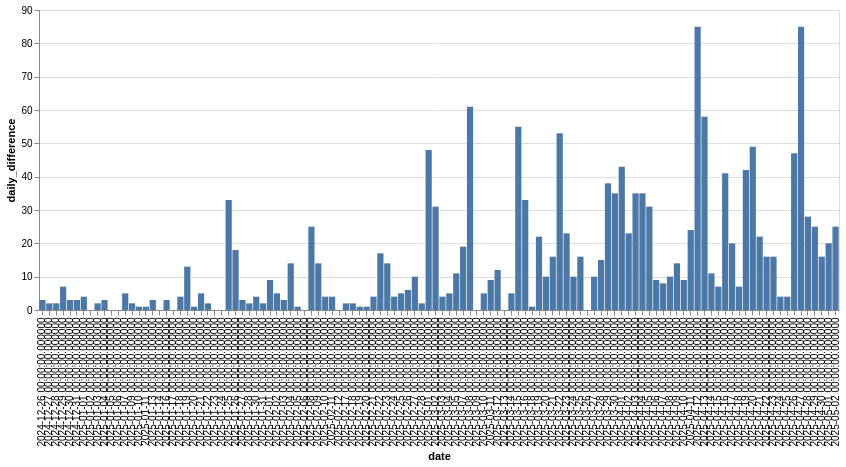

The cell this chart's notebook holds for it:
### Code cell
segment("Revnicak Eve")

### Figure 1 — Vega-Lite specification as saved in the notebook (floating-point values rounded to 4 significant figures)
{"config": {"view": {"continuousWidth": 300, "continuousHeight": 300}}, "data": {"name": "data-a90c1a226c3631378e61cf1c4a24e40a"}, "mark": {"type": "bar"}, "encoding": {"x": {"field": "date", "type": "ordinal"}, "y": {"field": "daily_difference", "type": "quantitative"}}, "width": 800, "$schema": "https://vega.github.io/schema/vega-lite/v5.8.0.json", "datasets": {"data-a90c1a226c3631378e61cf1c4a24e40a": [{"date": "2024-12-26 00:00:00.000000", "effort_count": 43467, "daily_difference": 3}, {"date": "2024-12-27 00:00:00.000000", "effort_count": 43469, "daily_difference": 2}, {"date": "2024-12-28 00:00:00.000000", "effort_count": 43471, "daily_difference": 2}, {"date": "2024-12-29 00:00:00.000000", "effort_count": 43478, "daily_difference": 7}, {"date": "2024-12-30 00:00:00.000000", "effort_count": 43481, "daily_difference": 3}, {"date": "2024-12-31 00:00:00.000000", "effort_count": 43484, "daily_difference": 3}, {"date": "2025-01-01 00:00:00.000000", "effort_count": 43488, "daily_difference": 4}, {"date": "2025-01-02 00:00:00.000000", "effort_count": 43488, "daily_difference": 0}, {"date": "2025-01-03 00:00:00.000000", "effort_count": 43490, "daily_difference": 2}, {"date": "2025-01-04 00:00:00.000000", "effort_count": 43493, "daily_difference": 3}, {"date": "2025-01-05 00:00:00.000000", "effort_count": 43493, "daily_difference": 0}, {"date": "2025-01-06 00:00:00.000000", "effort_count": 43493, "daily_difference": 0}, {"date": "2025-01-07 00:00:00.000000", "effort_count": 43498, "daily_difference": 5}, {"date": "2025-01-09 00:00:00.000000", "effort_count": 43481, "daily_difference": 2}, {"date": "2025-01-10 00:00:00.000000", "effort_count": 43482, "daily_difference": 1}, {"date": "2025-01-11 00:00:00.000000", "effort_count": 43483, "daily_difference": 1}, {"date": "2025-01-13 00:00:00.000000", "effort_count": 43484, "daily_difference": 3}, {"date": "2025-01-14 00:00:00.000000", "effort_count": 43484, "daily_difference": 0}, {"date": "2025-01-16 00:00:00.000000", "effort_count": 43486, "daily_difference": 3}, {"date": "2025-01-17 00:00:00.000000", "effort_count": 43486, "daily_difference": 0}, {"date": "2025-01-18 00:00:00.000000", "effort_count": 43490, "daily_difference": 4}, {"date": "2025-01-19 00:00:00.000000", "effort_count": 43503, "daily_difference": 13}, {"date": "2025-01-20 00:00:00.000000", "effort_count": 43504, "daily_difference": 1}, {"date": "2025-01-21 00:00:00.000000", "effort_count": 43509, "daily_difference": 5}, {"date": "2025-01-22 00:00:00.000000", "effort_count": 43511, "daily_difference": 2}, {"date": "2025-01-23 00:00:00.000000", "effort_count": 43511, "daily_difference": 0}, {"date": "2025-01-24 00:00:00.000000", "effort_count": 43511, "daily_difference": 0}, {"date": "2025-01-25 00:00:00.000000", "effort_count": 43544, "daily_difference": 33}, {"date": "2025-01-26 00:00:00.000000", "effort_count": 43562, "daily_difference": 18}, {"date": "2025-01-27 00:00:00.000000", "effort_count": 43565, "daily_difference": 3}, {"date": "2025-01-28 00:00:00.000000", "effort_count": 43567, "daily_difference": 2}, {"date": "2025-01-30 00:00:00.000000", "effort_count": 43570, "daily_difference": 4}, {"date": "2025-01-31 00:00:00.000000", "effort_count": 43572, "daily_difference": 2}, {"date": "2025-02-01 00:00:00.000000", "effort_count": 43581, "daily_difference": 9}, {"date": "2025-02-02 00:00:00.000000", "effort_count": 43586, "daily_difference": 5}, {"date": "2025-02-03 00:00:00.000000", "effort_count": 43589, "daily_difference": 3}, {"date": "2025-02-04 00:00:00.000000", "effort_count": 43603, "daily_difference": 14}, {"date": "2025-02-05 00:00:00.000000", "effort_count": 43604, "daily_difference": 1}, {"date": "2025-02-06 00:00:00.000000", "effort_count": 43604, "daily_difference": 0}, {"date": "2025-02-08 00:00:00.000000", "effort_count": 43629, "daily_difference": 25}, {"date": "2025-02-09 00:00:00.000000", "effort_count": 43643, "daily_difference": 14}, {"date": "2025-02-10 00:00:00.000000", "effort_count": 43647, "daily_difference": 4}, {"date": "2025-02-11 00:00:00.000000", "effort_count": 43651, "daily_difference": 4}, {"date": "2025-02-12 00:00:00.000000", "effort_count": 43651, "daily_difference": 0}, {"date": "2025-02-17 00:00:00.000000", "effort_count": 43617, "daily_difference": 2}, {"date": "2025-02-18 00:00:00.000000", "effort_count": 43619, "daily_difference": 2}, {"date": "2025-02-19 00:00:00.000000", "effort_count": 43620, "daily_difference": 1}, {"date": "2025-02-20 00:00:00.000000", "effort_count": 43621, "daily_difference": 1}, {"date": "2025-02-21 00:00:00.000000", "effort_count": 43625, "daily_difference": 4}, {"date": "2025-02-22 00:00:00.000000", "effort_count": 43642, "daily_difference": 17}, {"date": "2025-02-23 00:00:00.000000", "effort_count": 43656, "daily_difference": 14}, {"date": "2025-02-24 00:00:00.000000", "effort_count": 43660, "daily_difference": 4}, {"date": "2025-02-25 00:00:00.000000", "effort_count": 43665, "daily_difference": 5}, {"date": "2025-02-26 00:00:00.000000", "effort_count": 43671, "daily_difference": 6}, {"date": "2025-02-27 00:00:00.000000", "effort_count": 43681, "daily_difference": 10}, {"date": "2025-02-28 00:00:00.000000", "effort_count": 43683, "daily_difference": 2}, {"date": "2025-03-01 00:00:00.000000", "effort_count": 43731, "daily_difference": 48}, {"date": "2025-03-02 00:00:00.000000", "effort_count": 43762, "daily_difference": 31}, {"date": "2025-03-03 00:00:00.000000", "effort_count": 43766, "daily_difference": 4}, {"date": "2025-03-04 00:00:00.000000", "effort_count": 43771, "daily_difference": 5}, {"date": "2025-03-05 00:00:00.000000", "effort_count": 43782, "daily_difference": 11}, {"date": "2025-03-07 00:00:00.000000", "effort_count": 43785, "daily_difference": 19}, {"date": "2025-03-08 00:00:00.000000", "effort_count": 43846, "daily_difference": 61}, {"date": "2025-03-09 00:00:00.000000", "effort_count": 43846, "daily_difference": 0}, {"date": "2025-03-10 00:00:00.000000", "effort_count": 43851, "daily_difference": 5}, {"date": "2025-03-11 00:00:00.000000", "effort_count": 43860, "daily_difference": 9}, {"date": "2025-03-12 00:00:00.000000", "effort_count": 43872, "daily_difference": 12}, {"date": "2025-03-13 00:00:00.000000", "effort_count": 43872, "daily_difference": 0}, {"date": "2025-03-14 00:00:00.000000", "effort_count": 43877, "daily_difference": 5}, {"date": "2025-03-15 00:00:00.000000", "effort_count": 43932, "daily_difference": 55}, {"date": "2025-03-16 00:00:00.000000", "effort_count": 43965, "daily_difference": 33}, {"date": "2025-03-18 00:00:00.000000", "effort_count": 43964, "daily_difference": 1}, {"date": "2025-03-19 00:00:00.000000", "effort_count": 43986, "daily_difference": 22}, {"date": "2025-03-20 00:00:00.000000", "effort_count": 43996, "daily_difference": 10}, {"date": "2025-03-21 00:00:00.000000", "effort_count": 44012, "daily_difference": 16}, {"date": "2025-03-22 00:00:00.000000", "effort_count": 44065, "daily_difference": 53}, {"date": "2025-03-23 00:00:00.000000", "effort_count": 44088, "daily_difference": 23}, {"date": "2025-03-24 00:00:00.000000", "effort_count": 44098, "daily_difference": 10}, {"date": "2025-03-25 00:00:00.000000", "effort_count": 44114, "daily_difference": 16}, {"date": "2025-03-26 00:00:00.000000", "effort_count": 44114, "daily_difference": 0}, {"date": "2025-03-27 00:00:00.000000", "effort_count": 44124, "daily_difference": 10}, {"date": "2025-03-28 00:00:00.000000", "effort_count": 44139, "daily_difference": 15}, {"date": "2025-03-29 00:00:00.000000", "effort_count": 44177, "daily_difference": 38}, {"date": "2025-03-30 00:00:00.000000", "effort_count": 44212, "daily_difference": 35}, {"date": "2025-04-01 00:00:00.000000", "effort_count": 44254, "daily_difference": 43}, {"date": "2025-04-02 00:00:00.000000", "effort_count": 44277, "daily_difference": 23}, {"date": "2025-04-03 00:00:00.000000", "effort_count": 44312, "daily_difference": 35}, {"date": "2025-04-04 00:00:00.000000", "effort_count": 44347, "daily_difference": 35}, {"date": "2025-04-05 00:00:00.000000", "effort_count": 44378, "daily_difference": 31}, {"date": "2025-04-06 00:00:00.000000", "effort_count": 44387, "daily_difference": 9}, {"date": "2025-04-07 00:00:00.000000", "effort_count": 44395, "daily_difference": 8}, {"date": "2025-04-08 00:00:00.000000", "effort_count": 44405, "daily_difference": 10}, {"date": "2025-04-09 00:00:00.000000", "effort_count": 44419, "daily_difference": 14}, {"date": "2025-04-10 00:00:00.000000", "effort_count": 44428, "daily_difference": 9}, {"date": "2025-04-11 00:00:00.000000", "effort_count": 44452, "daily_difference": 24}, {"date": "2025-04-12 00:00:00.000000", "effort_count": 44537, "daily_difference": 85}, {"date": "2025-04-13 00:00:00.000000", "effort_count": 44595, "daily_difference": 58}, {"date": "2025-04-14 00:00:00.000000", "effort_count": 44606, "daily_difference": 11}, {"date": "2025-04-15 00:00:00.000000", "effort_count": 44613, "daily_difference": 7}, {"date": "2025-04-16 00:00:00.000000", "effort_count": 44654, "daily_difference": 41}, {"date": "2025-04-17 00:00:00.000000", "effort_count": 44674, "daily_difference": 20}, {"date": "2025-04-18 00:00:00.000000", "effort_count": 44681, "daily_difference": 7}, {"date": "2025-04-19 00:00:00.000000", "effort_count": 44723, "daily_difference": 42}, {"date": "2025-04-20 00:00:00.000000", "effort_count": 44772, "daily_difference": 49}, {"date": "2025-04-21 00:00:00.000000", "effort_count": 44794, "daily_difference": 22}, {"date": "2025-04-22 00:00:00.000000", "effort_count": 44810, "daily_difference": 16}, {"date": "2025-04-23 00:00:00.000000", "effort_count": 44826, "daily_difference": 16}, {"date": "2025-04-24 00:00:00.000000", "effort_count": 44830, "daily_difference": 4}, {"date": "2025-04-25 00:00:00.000000", "effort_count": 44834, "daily_difference": 4}, {"date": "2025-04-26 00:00:00.000000", "effort_count": 44881, "daily_difference": 47}, {"date": "2025-04-27 00:00:00.000000", "effort_count": 44966, "daily_difference": 85}, {"date": "2025-04-28 00:00:00.000000", "effort_count": 44994, "daily_difference": 28}, {"date": "2025-04-29 00:00:00.000000", "effort_count": 45019, "daily_difference": 25}, {"date": "2025-04-30 00:00:00.000000", "effort_count": 45035, "daily_difference": 16}, {"date": "2025-05-01 00:00:00.000000", "effort_count": 45055, "daily_difference": 20}, {"date": "2025-05-02 00:00:00.000000", "effort_count": 45080, "daily_difference": 25}]}}
